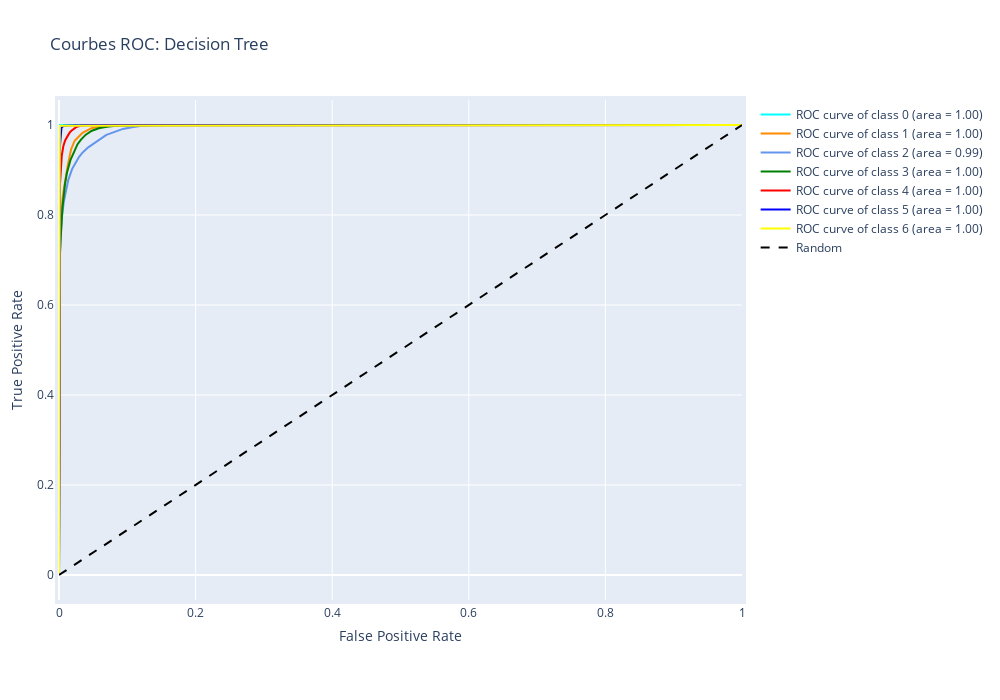

Notebook code cell kept with this figure:
### Code cell
y_pred = dtc.predict_proba(X_test)
co2.viz.plot_roc_curves(y_test, y_pred, title='Decision Tree', interactive=True, save=True, format='png')

### Figure 1 — Plotly figure (JSON) as saved in the notebook; plotly's stock layout.template omitted (floating-point values rounded to 4 significant figures; data arrays with more than 128 entries replaced by an {"elided": "..."} marker saying what was removed)
{"data": [{"line": {"color": "aqua"}, "mode": "lines", "name": "ROC curve of class 0 (area = 1.00)", "type": "scatter", "x": [0, 3.133e-06, 3.133e-06, 7.831e-06, 7.831e-06, 9.398e-06, 3.133e-05, 4.072e-05, 4.072e-05, 4.072e-05, 4.072e-05, 4.386e-05, 4.855e-05, 8.615e-05, 8.615e-05, 9.398e-05, 0.0001049, 0.0001112, 0.0002349, 0.0007941, 0.0008019, 0.0008192, 0.001012, 0.001107, 0.001197, 0.001369, 0.001861, 0.0025, 0.003233, 0.004693, 0.007325, 0.01033, 1], "y": [0, 0.9551, 0.9645, 0.9781, 0.9804, 0.9823, 0.9968, 0.9988, 0.9989, 0.9991, 0.9991, 0.9992, 0.9992, 0.9994, 0.9994, 0.9994, 0.9994, 0.9994, 0.9996, 1.0, 1.0, 1.0, 1.0, 1.0, 1.0, 1.0, 1.0, 1.0, 1.0, 1.0, 1.0, 1.0, 1]}, {"line": {"color": "darkorange"}, "mode": "lines", "name": "ROC curve of class 1 (area = 1.00)", "type": "scatter", "x": {"elided": "377 float values"}, "y": {"elided": "377 float values"}}, {"line": {"color": "cornflowerblue"}, "mode": "lines", "name": "ROC curve of class 2 (area = 0.99)", "type": "scatter", "x": {"elided": "838 float values"}, "y": {"elided": "838 float values"}}, {"line": {"color": "green"}, "mode": "lines", "name": "ROC curve of class 3 (area = 1.00)", "type": "scatter", "x": {"elided": "845 float values"}, "y": {"elided": "845 float values"}}, {"line": {"color": "red"}, "mode": "lines", "name": "ROC curve of class 4 (area = 1.00)", "type": "scatter", "x": {"elided": "535 float values"}, "y": {"elided": "535 float values"}}, {"line": {"color": "blue"}, "mode": "lines", "name": "ROC curve of class 5 (area = 1.00)", "type": "scatter", "x": {"elided": "248 float values"}, "y": {"elided": "248 float values"}}, {"line": {"color": "yellow"}, "mode": "lines", "name": "ROC curve of class 6 (area = 1.00)", "type": "scatter", "x": [0, 9.647e-06, 1.206e-05, 1.206e-05, 1.206e-05, 1.326e-05, 1.326e-05, 1.326e-05, 2.171e-05, 2.171e-05, 2.171e-05, 2.171e-05, 2.532e-05, 2.653e-05, 2.653e-05, 3.015e-05, 3.256e-05, 3.859e-05, 4.22e-05, 5.065e-05, 7.717e-05, 7.838e-05, 8.803e-05, 9.406e-05, 0.0001097, 0.0001158, 0.0001978, 0.0002014, 0.000281, 0.0002834, 0.0003376, 0.0003437, 0.0003449, 0.0004305, 0.0004486, 0.0005065, 0.0005354, 0.0006017, 0.0006029, 0.0006331, 0.0006753, 0.0006801, 0.0006982, 0.000703, 0.0007066, 0.0007211, 0.0007332, 0.0007428, 0.0007609, 0.0009828, 0.00099, 0.001084, 0.001097, 0.001103, 0.001123, 0.001132, 0.001176, 0.001226, 0.001398, 0.002013, 0.002738, 0.002849, 0.002988, 1], "y": [0, 0.8845, 0.8899, 0.8918, 0.8934, 0.8975, 0.8989, 0.8997, 0.9212, 0.9219, 0.9239, 0.9252, 0.9292, 0.9344, 0.9352, 0.936, 0.9371, 0.9386, 0.9405, 0.941, 0.944, 0.944, 0.9457, 0.9465, 0.9495, 0.9503, 0.9597, 0.9601, 0.9709, 0.9709, 0.9755, 0.9758, 0.9758, 0.9809, 0.982, 0.9844, 0.9857, 0.9881, 0.9881, 0.99, 0.9919, 0.9919, 0.992, 0.9922, 0.9922, 0.9928, 0.993, 0.9932, 0.9936, 0.9968, 0.9968, 0.9975, 0.9976, 0.9976, 0.9976, 0.9976, 0.9979, 0.9979, 0.9982, 0.9982, 0.9984, 0.9984, 0.9986, 1]}, {"line": {"color": "black", "dash": "dash"}, "mode": "lines", "name": "Random", "type": "scatter", "x": [0, 1], "y": [0, 1]}], "layout": {"autosize": false, "height": 700, "margin": {"b": 100, "l": 50, "pad": 4, "r": 50, "t": 100}, "title": {"text": "Courbes ROC: Decision Tree"}, "width": 1000, "xaxis": {"title": {"text": "False Positive Rate"}}, "yaxis": {"title": {"text": "True Positive Rate"}}}}
